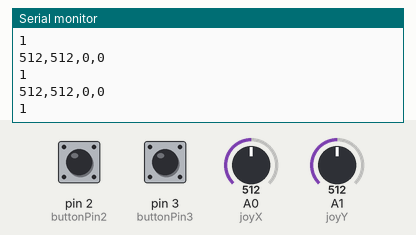
The sketch below on a simulated Arduino Uno, built with avr-gcc and run on an emulated ATmega328P. Shown: the last lines printed to the serial monitor. The inputs (shaded band) are chosen by the test bench; at power-on: A0 (joyX) = 512, A1 (joyY) = 512, pin 2 (buttonPin2) HIGH, pin 3 (buttonPin3) HIGH.

Above: at 1.2 s.
1.3 s: A0 (joyX) set to 716
At 2.1 s:
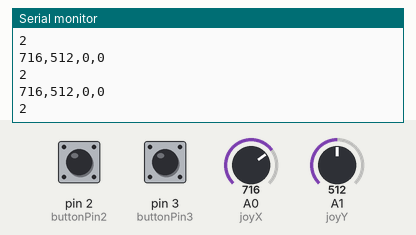
2.8 s: A1 (joyY) set to 716
At 3.5 s:
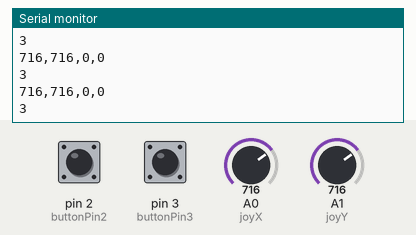
4.3 s: pin 2 (buttonPin2) pulled LOW for 0.15 s
5.9 s: pin 3 (buttonPin3) pulled LOW for 0.15 s
7.5 s: A0 (joyX) set to 900
At 8.4 s:
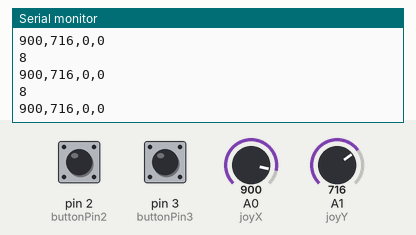
9.0 s: pin 2 (buttonPin2) pulled LOW for 1 s
Timing chart, 0 to 12.0 s (numbered marks = the images above; inputs shaded):
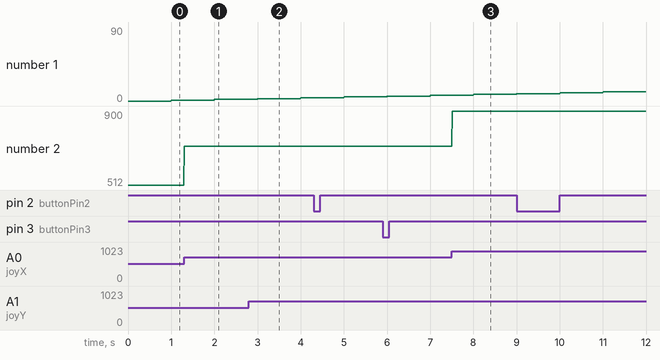

Measured:
- after the input at 1.3 s, the serial monitor: prints a new line at once (image 1)
- after the input at 2.8 s, the serial monitor: prints a new line at once (image 2)
- after the input at 7.5 s, the serial monitor: prints a new line at once (image 3)
- plotted number 2: 512 → 716 after the input at 1.3 s, 716 → 900 after the input at 7.5 s

The sketch:

sketch_jul16a.ino
```cpp
const int joyX = A0; // 조이스틱의 X축 핀
const int joyY = A1; // 조이스틱의 Y축 핀
const int buttonPin2 = 2; // 버튼 핀
const int buttonPin3 = 3; // 버튼 핀
unsigned long startTime = 0;
unsigned long elapsedTime = 0;
int xValue, yValue;

void setup() {
    Serial.begin(115200);
    pinMode(joyX, INPUT);
    pinMode(joyY, INPUT);
    pinMode(buttonPin2, INPUT_PULLUP); // 버튼 핀 2를 내부 풀업 저항으로 설정
    pinMode(buttonPin3, INPUT_PULLUP); // 버튼 핀 3을 내부 풀업 저항으로 설정
    startTime = millis();
}

void loop() {
    elapsedTime = millis() - startTime;
    if(elapsedTime <= 3600000){
        xValue = analogRead(joyX); // X축 값 읽기
        yValue = analogRead(joyY); // Y축 값 읽기
    }
    else{
        xValue = analogRead(joyY); // X축 값 읽기
        yValue = analogRead(joyX); // Y축 값 읽기
    }

    bool button2Pressed = digitalRead(buttonPin2) == LOW;
    bool button3Pressed = digitalRead(buttonPin3) == LOW;

    // 시리얼로 값 전송
    Serial.print(xValue);
    Serial.print(",");
    Serial.print(yValue);
    Serial.print(",");
    Serial.print(button2Pressed ? 1 : 0); // 버튼 2 상태 전송 (1 또는 0)
    Serial.print(",");
    Serial.println(button3Pressed ? 1 : 0); // 버튼 3 상태 전송 (1 또는 0)
    Serial.println(elapsedTime / 1000);
    delay(10);
}
```
